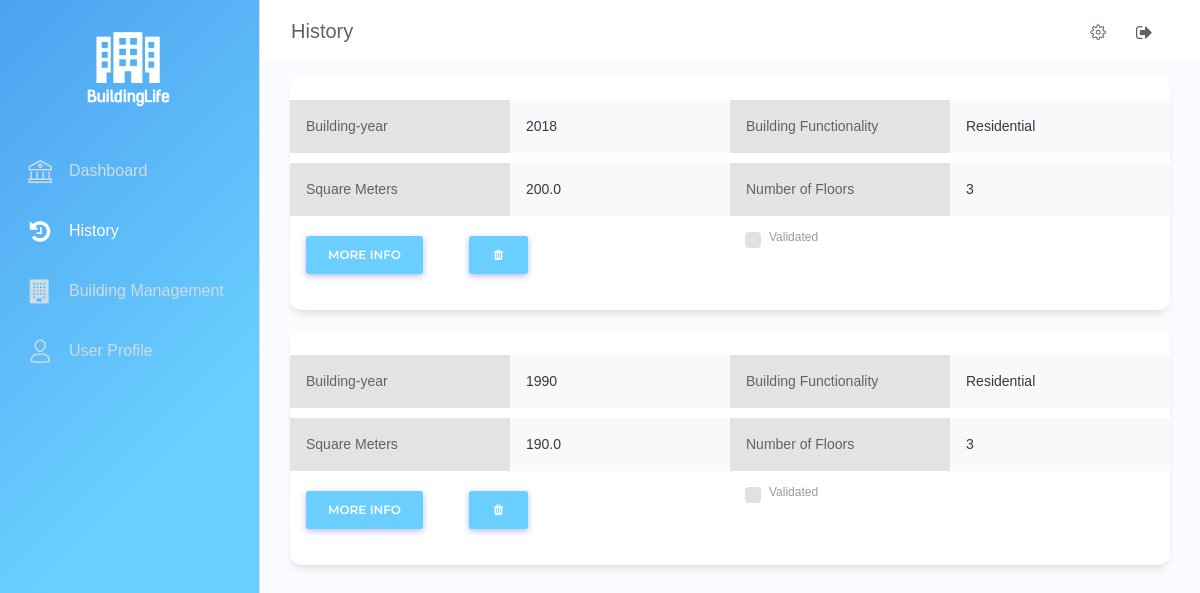
Before: /history with the older database file.
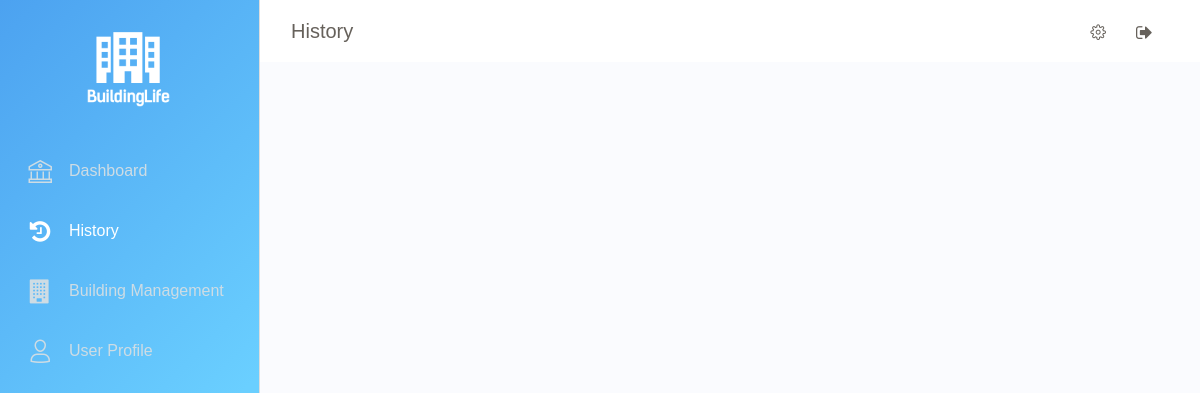
After: the same page with the newer database file.
### app/models.py (models this page shows, shortened)
class Building(db.Model):
	__tablename__ = "Building"
	id                      = db.Column(db.Integer, primary_key=True)
	building_year           = db.Column(db.Integer)
	building_functionality  = db.Column(db.String(120))
	square_meters           = db.Column(db.Float)
	number_floors           = db.Column(db.Integer)
	total_value             = db.Column(db.Integer)
	steel_quantity          = db.Column(db.Integer)
	steel_Value             = db.Column(db.Integer)
	copper_quantity         = db.Column(db.Integer)
	copper_Value            = db.Column(db.Integer)
	concrete_quantity       = db.Column(db.Integer)
	concrete_Value          = db.Column(db.Integer)
	timber_quantity         = db.Column(db.Integer)
	timber_Value            = db.Column(db.Integer)
	glass_quantity          = db.Column(db.Integer)
	glass_Value             = db.Column(db.Integer)
	polystyrene_quantity    = db.Column(db.Integer)
	polystyrene_Value       = db.Column(db.Integer)
	user_id                 = db.Column(db.Integer, db.ForeignKey('user.id'))

### app/routes.py (the view)
@app.route('/history')
def history():
	buildings = Building.query.order_by(Building.id.desc())
	print(buildings)
	return render_template('history.html', buildings=buildings)

### app/templates/history.html (shortened to what this page needs)
{% extends "base.html" %}
{% block content %}
    <div class="main-panel">
      <nav class="navbar navbar-expand-lg navbar-absolute fixed-top navbar-transparent">
        <div class="container-fluid">
          <div class="navbar-wrapper">
            <a class="navbar-brand" href="#pablo">History</a>
          </div>
          <div class="collapse navbar-collapse justify-content-end" id="navigation">
            <ul class="navbar-nav">
              <li class="nav-item">
                <a class="nav-link btn-rotate">
                  <i class="nc-icon nc-settings-gear-65"></i>
                </a>
              </li>
              <li class="nav-item">
                <a class="nav-link btn-rotate" href="{{url_for('logout')}}">
                  <i class="fa fa-sign-out"></i>
                </a>
              </li>
            </ul>
          </div>
        </div>
      </nav>
      <div class="content">
        <div class="row">
        {% for building in buildings %}
          <div class="col-md-12">
            <div class="card ">
              <div class="card-body ">
                <div class="row" style="margin-top:10px">
                  <div class="p-3 col-md-3" style="background-color: #e3e3e3; color: #66615B">Building-year</div>
                  <div class="p-3 bg-light text-dark rounded col-md-3">{{ building.building_year }}</div>
                  <div class="p-3 col-md-3" style="background-color: #e3e3e3; ; color: #66615B">Building Functionality</div>
                  <div class="p-3 bg-light text-dark rounded col-md-3">{{ building.building_functionality }}</div>
                </div>
                <div class="row" style="margin-top:10px">
                  <div class="p-3 col-md-3" style="background-color: #e3e3e3; color: #66615B">Square Meters</div>
                  <div class="p-3 bg-light text-dark rounded col-md-3">{{ building.square_meters }}</div>
                  <div class="p-3 col-md-3" style="background-color: #e3e3e3; color: #66615B">Number of Floors</div>
                  <div class="p-3 bg-light text-dark rounded col-md-3">{{ building.number_floors }}</div>
                </div>
                <div class="row" style="margin-top:10px">
                  <div class=" col-md-6">
                    <p style="padding: 0 0 0px">
                      <button class="btn btn-primary" type="button" data-toggle="collapse" data-target="#collapseExample{{loop.index}}" aria-expanded="false" aria-controls="collapseExample{{loop.index}}">
                      More info
                      </button>
                      <button class="btn btn-primary" type="button" style="margin-left: 10%"  onclick="var r = confirm('Are you sure you want to delete this estimation ?');
                      if (r == true) {
                        location.href='{{url_for('suppr', idEstimation=building.id)}}';
                      }">
                        <i class="fa fa-trash fa-fw" aria-hidden="true"></i>
                      </button>
                    </p>
                  </div>
                  <div class=" col-md-6">
                    <div class="custom-control custom-checkbox">
                      <label class="custom-control-label" for="checkbox_{{ building.id }}" >Validated</label>
                    </div>
                  </div>
                </div>
            </div>
              </div>
              </div>
			    {% endfor %}
            </div>
	  </div>
  </div>
  {% endblock %}

### app/templates/base.html (shortened to what this page needs)
<!DOCTYPE html>
<html lang="en">
<head>
  <link href="https://maxcdn.bootstrapcdn.com/font-awesome/latest/css/font-awesome.min.css" rel="stylesheet">
   <link href= "{{ url_for('static',filename='Front_end/Dashboard/assets/css/bootstrap.min.css') }}" rel= "stylesheet" >
   <link href= "{{ url_for('static',filename='Front_end/Dashboard/assets/css/paper-dashboard.css') }}" rel= "stylesheet" >
   <link rel="stylesheet" href="https://cdnjs.cloudflare.com/ajax/libs/font-awesome/4.7.0/css/font-awesome.min.css">
</head>
<body class="">
  <div class="wrapper ">
    <div class="sidebar" data-color="white" data-active-color="danger">
      <div class="logo mx-auto">
        <a class="sticky-logo" href="dashboard">
          <img style="width: 55%; height:50%; vertical-align: middle;" class="img-fluid mx-auto d-block" src="static/Front_end/img/Logo_Updated.png" alt="" title="">
        </a>
      </div>
	 <div class="sidebar-wrapper" style="overflow: hidden">
        <ul class="nav">
          {% if url_for(request.endpoint) == "/dashboard" %}
            <li class="active ">
          {% else %}
            <li>
          {% endif %}
            <a href="dashboard">
              <i class="nc-icon nc-bank"></i>
              <p style = "font-family: Nunito,sans-serif; font-weight: 400; font-size: 1rem">Dashboard</p>
            </a>
          </li>
          {% if url_for(request.endpoint) == "/history" %}
            <li class="active ">
          {% else %}
            <li>
          {% endif %}
            <a href="history">
              <i class="fa fa-history"></i>
              <p style = "font-family: Nunito,sans-serif; font-weight: 400; font-size: 1rem">History</p>
            </a>
          </li>
          {% if url_for(request.endpoint) == "/BuildingManagement" or url_for(request.endpoint) == "/parameters" or url_for(request.endpoint) == "/building_management_estimation" %}
          <li class="active ">
          {% else %}
          <li>
          {% endif %}
            <a href="BuildingManagement">
              <i class="fa fa-building"></i>
              <p style = "font-family: Nunito,sans-serif; font-weight: 400; font-size: 1rem;">Building Management</p>
            </a>
          </li>
          {% if url_for(request.endpoint) == "/UserProfile" %}
          <li class="active ">
          {% else %}
          <li>
          {% endif %}
            <a href="UserProfile">
              <i class="nc-icon nc-single-02"></i>
              <p style = "font-family: Nunito,sans-serif; font-weight: 400; font-size: 1rem;">User Profile</p>
            </a>
          </li>
        </ul>
      </div>
    </div>
{% block content %}{% endblock %}
</body>
</html>

Changed rows visible on the page:
removed Building: building_year "2018", building_functionality "Residential", square_meters "200.0", number_floors "3"
removed Building: building_year "1990", building_functionality "Residential", square_meters "190.0", number_floors "3"
